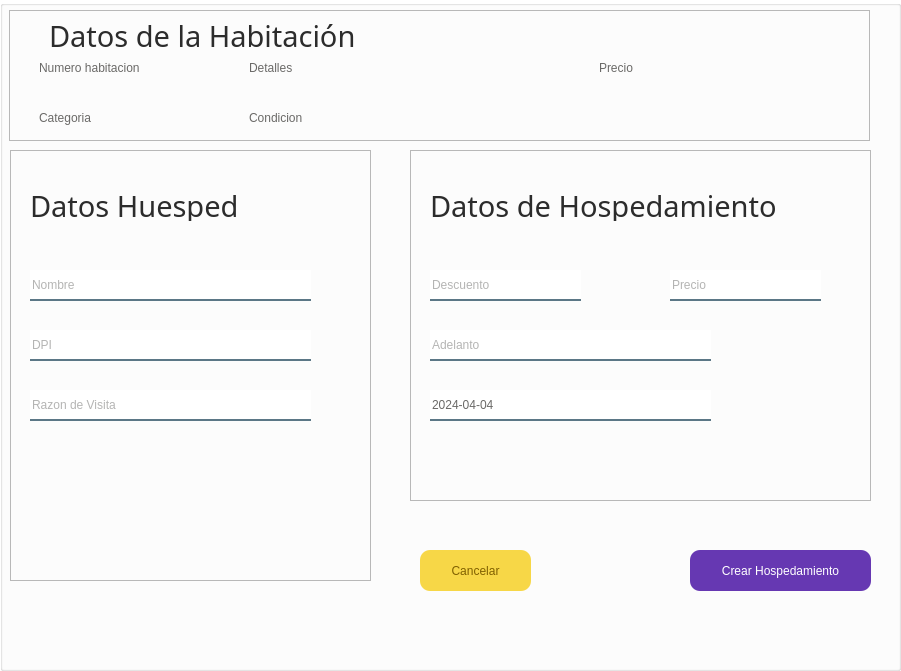
<?xml version="1.0" encoding="UTF-8"?>
<ui version="4.0">
 <class>MainWindow</class>
 <widget class="QMainWindow" name="MainWindow">
  <property name="geometry">
   <rect>
    <x>0</x>
    <y>0</y>
    <width>901</width>
    <height>671</height>
   </rect>
  </property>
  <property name="windowTitle">
   <string>MainWindow</string>
  </property>
  <widget class="QWidget" name="centralwidget">
   <layout class="QVBoxLayout" name="verticalLayout">
    <property name="spacing">
     <number>0</number>
    </property>
    <property name="leftMargin">
     <number>0</number>
    </property>
    <property name="topMargin">
     <number>0</number>
    </property>
    <property name="rightMargin">
     <number>0</number>
    </property>
    <property name="bottomMargin">
     <number>0</number>
    </property>
    <item>
     <widget class="QGroupBox" name="groupBox">
      <property name="styleSheet">
       <string notr="true">QPushButton{
    background:rgba(247,215,71,255);
    /*border: 1px solid #2361a0; /* Cambiar el color del borde a azul oscuro */
    border-radius: 10px;
    font: 75 12pt &quot;Archivo&quot;;
/* Cambiar el color de fondo a azul oscuro */
    color: rgba(128,96,0,255);
}
/*
QPushButton:hover{

background-color: qlineargradient(spread:pad, x1:0, y1:0.505682, x2:1, y2:0.477, stop:0 rgba(14, 52, 83, 1), stop:1 rgba(14, 52, 83, 1));
color: black;

}
*/
QGroupBox{
background-color: rgb(255, 255, 255); /* Cambiar el color de fondo a azul oscuro */
}

QLineEdit{
background-color: rgb(255,255,255);
border:none;
border-bottom:2px solid rgba(46, 82, 101, 200);
   /*color: #2361a0;*/
	color:rgba(106,105,103,255);
    font: 75 12pt &quot;Archivo&quot;;

}

QLabel{
color: rgba(106,105,103,255);
    font: 75 10pt &quot;Archivo&quot;;
}</string>
      </property>
      <property name="title">
       <string/>
      </property>
      <widget class="QPushButton" name="btn_cerrar">
       <property name="geometry">
        <rect>
         <x>420</x>
         <y>550</y>
         <width>111</width>
         <height>41</height>
        </rect>
       </property>
       <property name="text">
        <string>Cancelar</string>
       </property>
      </widget>
      <widget class="QPushButton" name="btn_guardar">
       <property name="geometry">
        <rect>
         <x>690</x>
         <y>550</y>
         <width>181</width>
         <height>41</height>
        </rect>
       </property>
       <property name="styleSheet">
        <string notr="true">background-color: rgba(102,56,178,255);
color: rgb(255, 255, 255)</string>
       </property>
       <property name="text">
        <string>Crear Hospedamiento</string>
       </property>
      </widget>
      <widget class="QFrame" name="frame">
       <property name="geometry">
        <rect>
         <x>9</x>
         <y>10</y>
         <width>861</width>
         <height>131</height>
        </rect>
       </property>
       <property name="frameShape">
        <enum>QFrame::StyledPanel</enum>
       </property>
       <property name="frameShadow">
        <enum>QFrame::Raised</enum>
       </property>
       <widget class="QLabel" name="label_3">
        <property name="geometry">
         <rect>
          <x>40</x>
          <y>10</y>
          <width>421</width>
          <height>31</height>
         </rect>
        </property>
        <property name="font">
         <font>
          <family>Archivo</family>
          <pointsize>22</pointsize>
          <weight>9</weight>
          <italic>false</italic>
          <bold>false</bold>
         </font>
        </property>
        <property name="styleSheet">
         <string notr="true">QLabel{
color: rgba(44,44,44,255);
    font: 75 22pt &quot;Archivo&quot;;
}</string>
        </property>
        <property name="text">
         <string>Datos de la Habitación</string>
        </property>
       </widget>
       <widget class="QLabel" name="lnl_numeroHabitacion">
        <property name="geometry">
         <rect>
          <x>30</x>
          <y>50</y>
          <width>161</width>
          <height>16</height>
         </rect>
        </property>
        <property name="text">
         <string>Numero habitacion</string>
        </property>
       </widget>
       <widget class="QLabel" name="lbl_categoria">
        <property name="geometry">
         <rect>
          <x>30</x>
          <y>100</y>
          <width>161</width>
          <height>16</height>
         </rect>
        </property>
        <property name="text">
         <string>Categoria</string>
        </property>
       </widget>
       <widget class="QLabel" name="lbl_detalle">
        <property name="geometry">
         <rect>
          <x>240</x>
          <y>50</y>
          <width>231</width>
          <height>16</height>
         </rect>
        </property>
        <property name="text">
         <string>Detalles</string>
        </property>
       </widget>
       <widget class="QLabel" name="lbl_condicion">
        <property name="geometry">
         <rect>
          <x>240</x>
          <y>100</y>
          <width>231</width>
          <height>16</height>
         </rect>
        </property>
        <property name="text">
         <string>Condicion</string>
        </property>
       </widget>
       <widget class="QLabel" name="lbl_precio">
        <property name="geometry">
         <rect>
          <x>590</x>
          <y>50</y>
          <width>231</width>
          <height>16</height>
         </rect>
        </property>
        <property name="text">
         <string>Precio</string>
        </property>
       </widget>
      </widget>
      <widget class="QFrame" name="frame_9">
       <property name="geometry">
        <rect>
         <x>10</x>
         <y>150</y>
         <width>361</width>
         <height>431</height>
        </rect>
       </property>
       <property name="styleSheet">
        <string notr="true"/>
       </property>
       <property name="frameShape">
        <enum>QFrame::StyledPanel</enum>
       </property>
       <property name="frameShadow">
        <enum>QFrame::Raised</enum>
       </property>
       <widget class="QLineEdit" name="lnl_nombreH">
        <property name="geometry">
         <rect>
          <x>20</x>
          <y>120</y>
          <width>281</width>
          <height>31</height>
         </rect>
        </property>
        <property name="placeholderText">
         <string>Nombre</string>
        </property>
       </widget>
       <widget class="QLineEdit" name="lnl_dpiH">
        <property name="geometry">
         <rect>
          <x>20</x>
          <y>180</y>
          <width>281</width>
          <height>31</height>
         </rect>
        </property>
        <property name="placeholderText">
         <string>DPI</string>
        </property>
       </widget>
       <widget class="QLabel" name="label_4">
        <property name="geometry">
         <rect>
          <x>20</x>
          <y>40</y>
          <width>331</width>
          <height>31</height>
         </rect>
        </property>
        <property name="font">
         <font>
          <family>Archivo</family>
          <pointsize>22</pointsize>
          <weight>9</weight>
          <italic>false</italic>
          <bold>false</bold>
         </font>
        </property>
        <property name="styleSheet">
         <string notr="true">QLabel{
color: rgba(44,44,44,255);
    font: 75 22pt &quot;Archivo&quot;;
}</string>
        </property>
        <property name="text">
         <string>Datos Huesped</string>
        </property>
       </widget>
       <widget class="QLineEdit" name="lnl_razon">
        <property name="geometry">
         <rect>
          <x>20</x>
          <y>240</y>
          <width>281</width>
          <height>31</height>
         </rect>
        </property>
        <property name="text">
         <string/>
        </property>
        <property name="placeholderText">
         <string>Razon de Visita</string>
        </property>
       </widget>
      </widget>
      <widget class="QFrame" name="frame_10">
       <property name="geometry">
        <rect>
         <x>410</x>
         <y>150</y>
         <width>461</width>
         <height>351</height>
        </rect>
       </property>
       <property name="styleSheet">
        <string notr="true"/>
       </property>
       <property name="frameShape">
        <enum>QFrame::StyledPanel</enum>
       </property>
       <property name="frameShadow">
        <enum>QFrame::Raised</enum>
       </property>
       <widget class="QLineEdit" name="lnl_descuento">
        <property name="geometry">
         <rect>
          <x>20</x>
          <y>120</y>
          <width>151</width>
          <height>31</height>
         </rect>
        </property>
        <property name="text">
         <string/>
        </property>
        <property name="placeholderText">
         <string>Descuento</string>
        </property>
       </widget>
       <widget class="QLineEdit" name="lnl_adelanto">
        <property name="geometry">
         <rect>
          <x>20</x>
          <y>180</y>
          <width>281</width>
          <height>31</height>
         </rect>
        </property>
        <property name="text">
         <string/>
        </property>
        <property name="placeholderText">
         <string>Adelanto</string>
        </property>
       </widget>
       <widget class="QLineEdit" name="lnl_fechaEntrada">
        <property name="geometry">
         <rect>
          <x>20</x>
          <y>240</y>
          <width>281</width>
          <height>31</height>
         </rect>
        </property>
        <property name="text">
         <string>2024-04-04</string>
        </property>
        <property name="placeholderText">
         <string>Fecha Entrada</string>
        </property>
       </widget>
       <widget class="QLabel" name="label_5">
        <property name="geometry">
         <rect>
          <x>20</x>
          <y>40</y>
          <width>361</width>
          <height>31</height>
         </rect>
        </property>
        <property name="font">
         <font>
          <family>Archivo</family>
          <pointsize>22</pointsize>
          <weight>9</weight>
          <italic>false</italic>
          <bold>false</bold>
         </font>
        </property>
        <property name="styleSheet">
         <string notr="true">QLabel{
color: rgba(44,44,44,255);
    font: 75 22pt &quot;Archivo&quot;;
}</string>
        </property>
        <property name="text">
         <string>Datos de Hospedamiento</string>
        </property>
       </widget>
       <widget class="QLineEdit" name="lnl_precio">
        <property name="geometry">
         <rect>
          <x>260</x>
          <y>120</y>
          <width>151</width>
          <height>31</height>
         </rect>
        </property>
        <property name="placeholderText">
         <string>Precio</string>
        </property>
       </widget>
      </widget>
     </widget>
    </item>
   </layout>
  </widget>
 </widget>
 <resources/>
 <connections/>
</ui>
